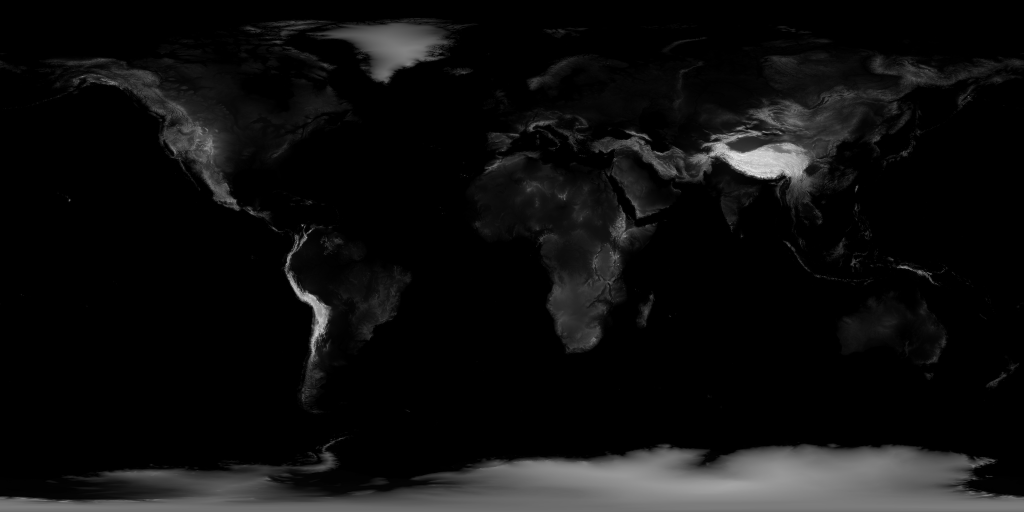
#> input picture img/earth-topology.png, 2048 x 1024 px, given in place of earth-blue-marble.jpg, which was not available (shown at 1/2 size)
$ python make-earth-texture.py package/example/img img/earth-hud.jpg
#> lines starting #> are read from the running program, lines starting #| are printed output that depends on the picture; pictures that were not available may be replaced by others from this repository, and a replacement may not be noted
"""Builds img/earth-hud.jpg: NASA Blue Marble relief tinted navy/steel, with
NASA Black Marble city lights in gold (both public domain, shipped in the
three-globe npm package).

    npm pack three-globe && tar xzf three-globe-*.tgz
    pip install pillow numpy
    python3 tools/make-earth-texture.py package/example/img img/earth-hud.jpg
"""
import sys
import numpy as np
from PIL import Image, ImageFilter

src, out = sys.argv[1].rstrip('/') + '/', sys.argv[2]
W, H = 4096, 2048
load = lambda f: np.asarray(Image.open(src + f).convert('RGB').resize((W, H), Image.LANCZOS)).astype(np.float32) / 255
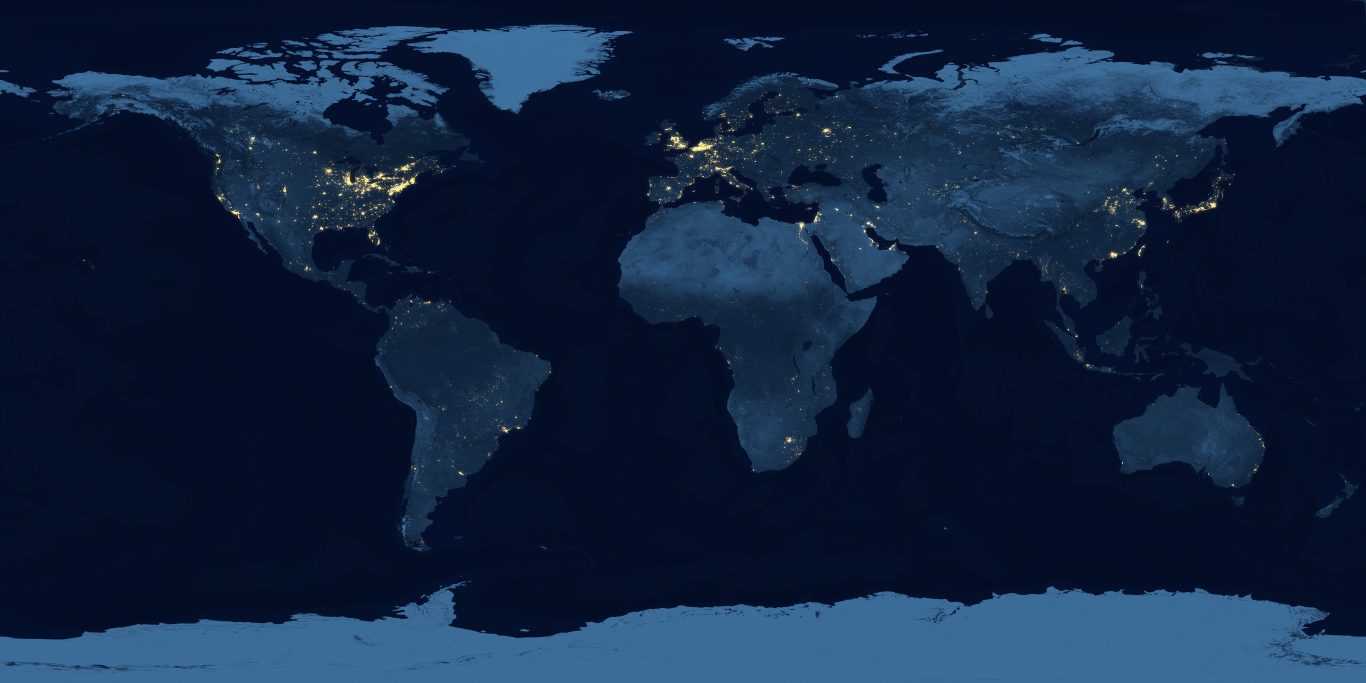
#> input picture img/earth-hud.jpg, 4096 x 2048 px, given in place of earth-night.jpg, which was not available (shown at 1/3 size)
bm = load('earth-blue-marble.jpg')
nt = load('earth-night.jpg')

r, g, b = bm[..., 0], bm[..., 1], bm[..., 2]
lum = (0.3 * r + 0.59 * g + 0.11 * b) ** 1.35
land = np.clip(((r + g) / 2 - b * 0.85) * 6 + 0.5, 0, 1)
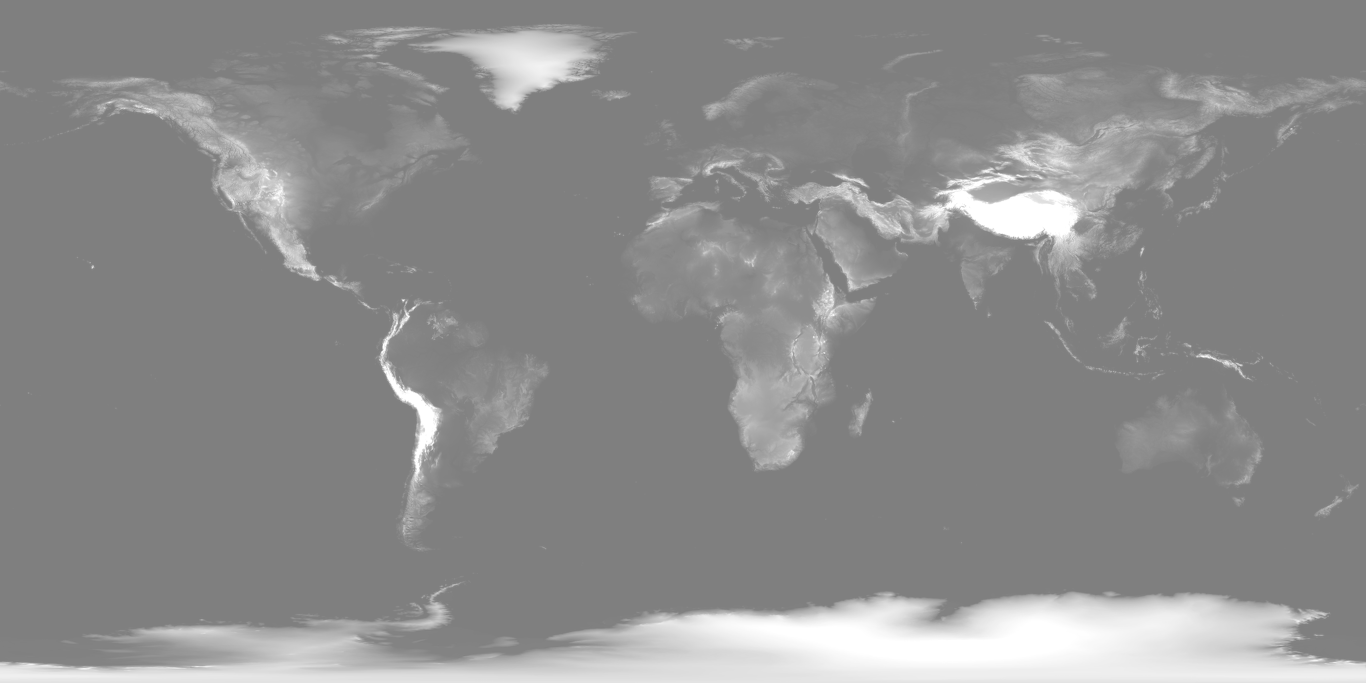
#> land: shape (2048, 4096) float32 (shown at 1/3 size); min 0.5, max 1, mean 0.552
ocean = np.stack([0.01 + 0.04 * lum, 0.05 + 0.10 * lum, 0.14 + 0.20 * lum], -1)
landc = np.stack([0.05 + 0.20 * lum, 0.12 + 0.33 * lum, 0.21 + 0.42 * lum], -1)
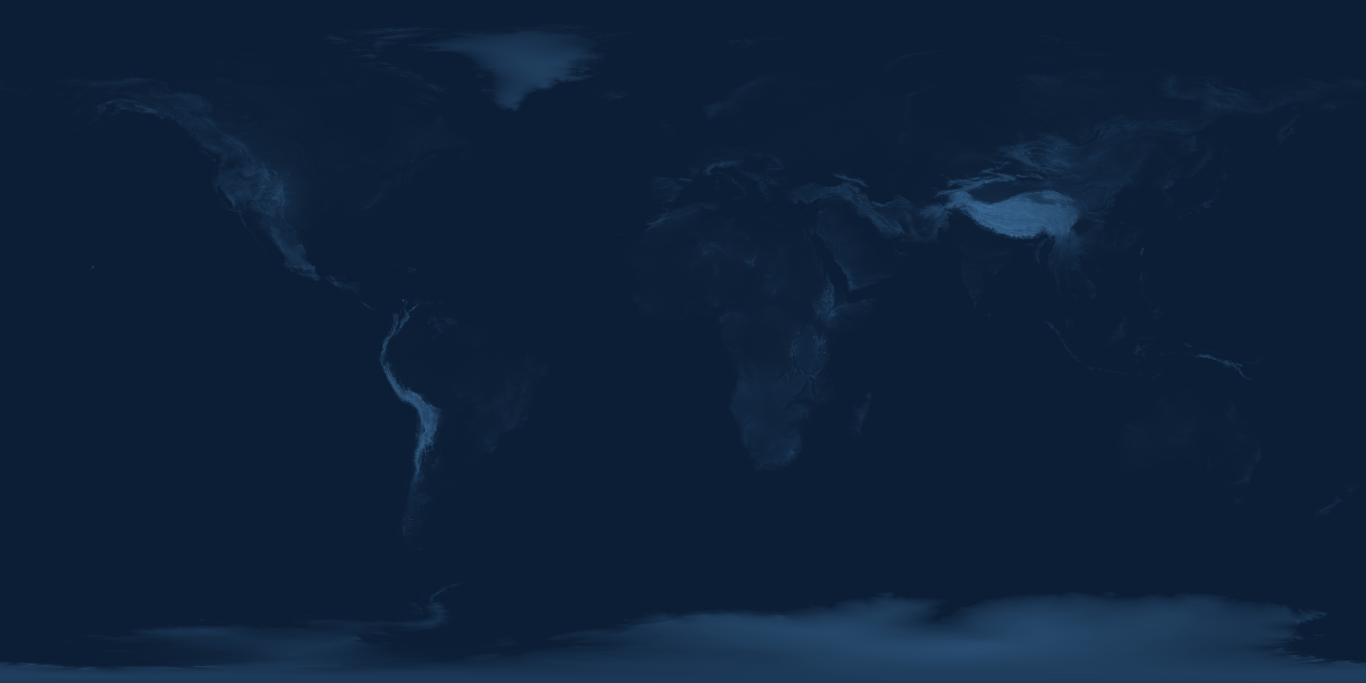
#> landc: shape (2048, 4096, 3) float32 (shown at 1/3 size); mean of channels 0, 1, 2 0.0609, 0.136, 0.234; drawn as R, G, B
base = ocean * (1 - land[..., None]) + landc * land[..., None]

# City lights are the bright (red channel) pixels of the night map.
light = np.clip((nt[..., 0] - 0.14) / 0.30, 0, 1) ** 1.2
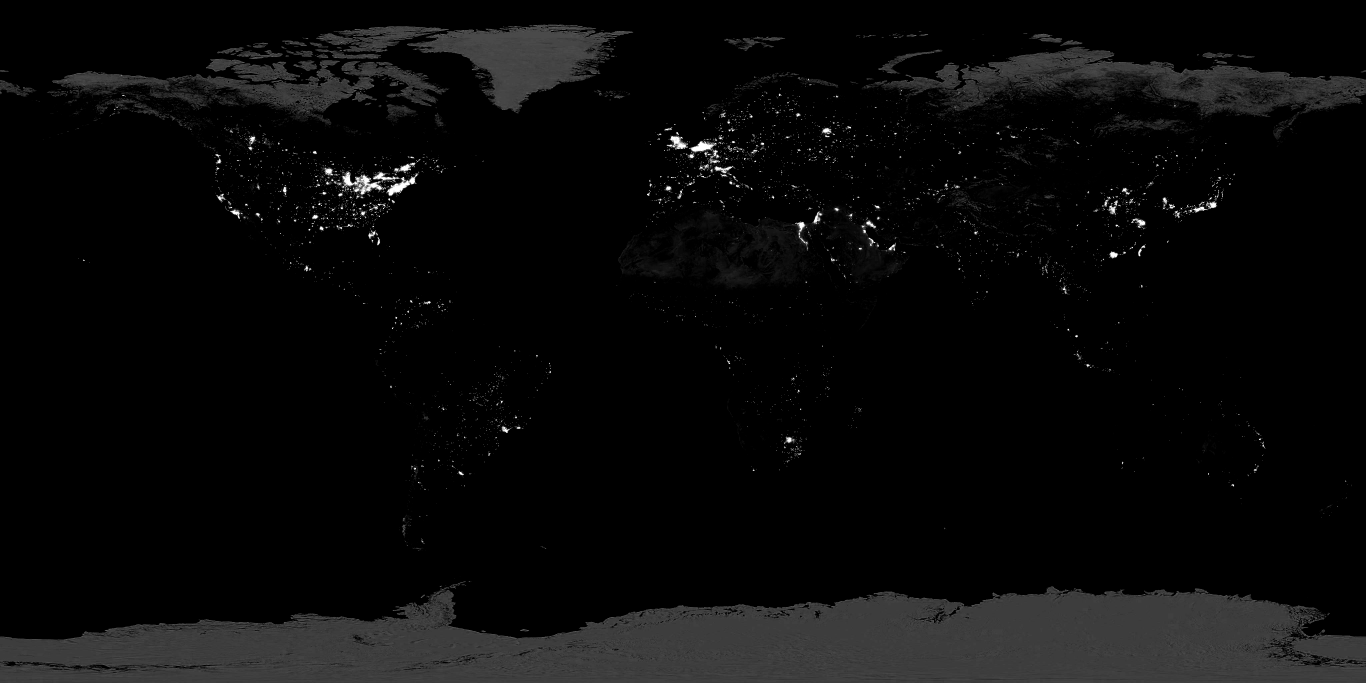
#> light: shape (2048, 4096) float32 (shown at 1/3 size); min 0, max 1, mean 0.0387
glow = np.asarray(Image.fromarray((light * 255).astype(np.uint8)).filter(ImageFilter.GaussianBlur(5))).astype(np.float32) / 255
gold = np.array([1.0, 0.72, 0.30])
img = np.clip(base + light[..., None] * gold * 1.15 + glow[..., None] * gold * 0.7, 0, 1)
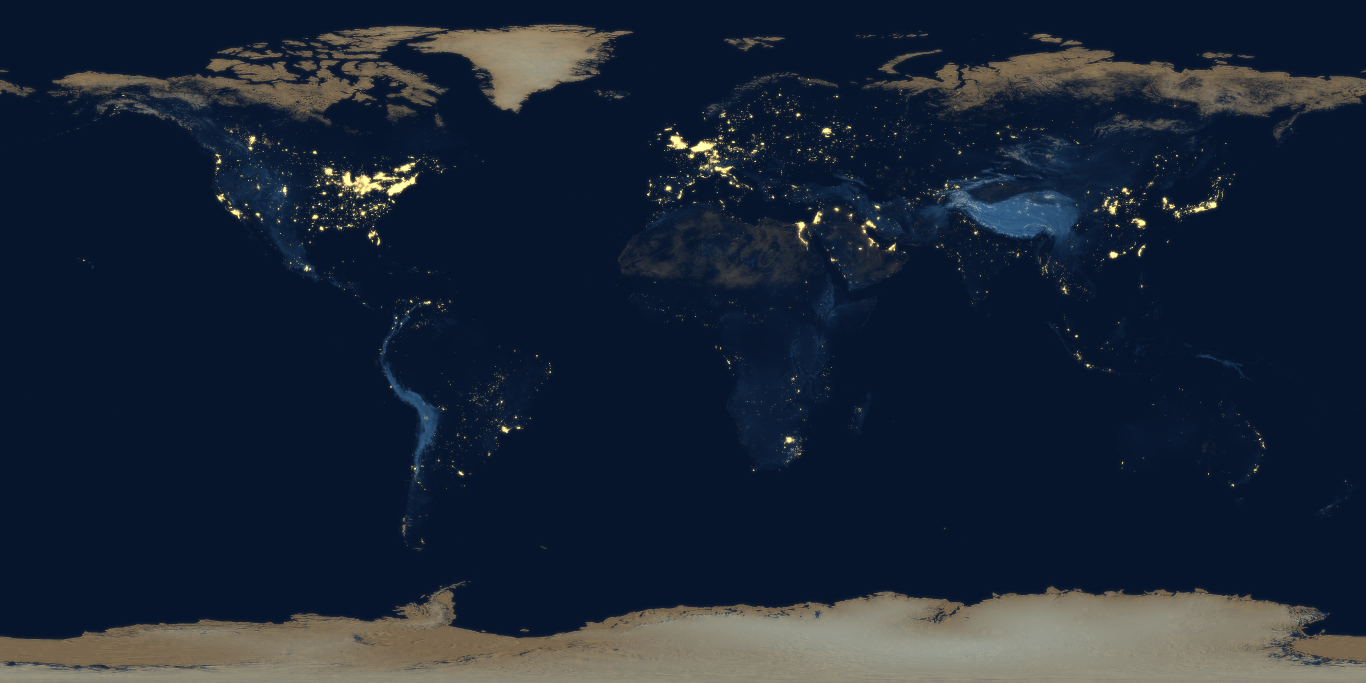
#> img: shape (2048, 4096, 3) float64 (shown at 1/3 size); mean of channels 0, 1, 2 0.109, 0.151, 0.215; drawn as R, G, B

Image.fromarray((img * 255).astype(np.uint8)).save(out, quality=86, optimize=True, progressive=True)
print(out)
